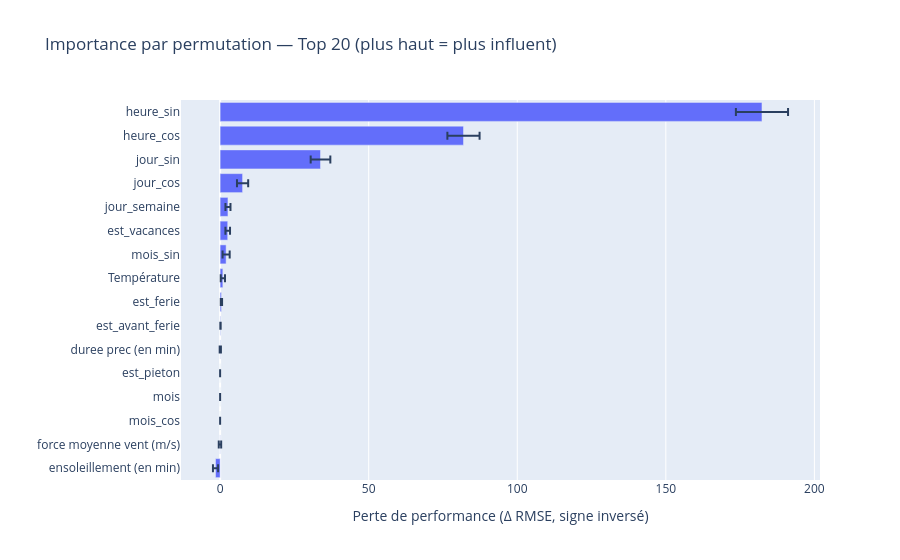

Source (notebook cell):
### Code cell
from sklearn.inspection import permutation_importance
import pandas as pd
import numpy as np
import plotly.express as px

# 1) Importance par permutation sur le pipeline complet (prétraitements inclus)
perm = permutation_importance(
    estimator=pipe,
    X=X_test,
    y=y_test,
    n_repeats=20,
    random_state=42,
    scoring='neg_root_mean_squared_error'  # cohérent avec votre RMSE
)

imp_df = (
    pd.DataFrame({
        'feature': features,
        'importance_mean': perm.importances_mean,
        'importance_std': perm.importances_std
    })
    .sort_values('importance_mean', ascending=False)
)

print(imp_df.head(20))

# 2) Bar chart Plotly (top 20)
topk = imp_df.head(20).sort_values('importance_mean', ascending=True)
fig = px.bar(
    topk,
    x='importance_mean', y='feature',
    error_x='importance_std',
    orientation='h',
    title='Importance par permutation — Top 20 (plus haut = plus influent)'
)
fig.update_layout(xaxis_title="Perte de performance (Δ RMSE, signe inversé)", yaxis_title="")
fig.show()

### Figure 1 — Plotly figure (JSON) as saved in the notebook; plotly's stock layout.template omitted (floating-point values rounded to 4 significant figures)
{"data": [{"error_x": {"array": [0.8689, 0.4065, 0.0, 0.0, 0.0, 0.2055, 0.05682, 0.2173, 0.7171, 1.197, 0.7744, 0.8443, 1.884, 3.306, 5.417, 8.776]}, "hovertemplate": "importance_mean=%{x}<br>feature=%{y}<extra></extra>", "legendgroup": "", "marker": {"color": "#636efa", "pattern": {"shape": ""}}, "name": "", "orientation": "h", "showlegend": false, "textposition": "auto", "type": "bar", "x": [-1.544, -0.05157, 0.0, 0.0, 0.0, 0.0607, 0.1263, 0.4397, 0.9217, 2.02, 2.557, 2.638, 7.559, 33.78, 81.9, 182.4], "xaxis": "x", "y": ["ensoleillement (en min)", "force moyenne vent (m/s)", "mois_cos", "mois", "est_pieton", "duree prec (en min)", "est_avant_ferie", "est_ferie", "Température", "mois_sin", "est_vacances", "jour_semaine", "jour_cos", "jour_sin", "heure_cos", "heure_sin"], "yaxis": "y"}], "layout": {"barmode": "relative", "legend": {"tracegroupgap": 0}, "title": {"text": "Importance par permutation — Top 20 (plus haut = plus influent)"}, "xaxis": {"anchor": "y", "domain": [0, 1], "title": {"text": "Perte de performance (Δ RMSE, signe inversé)"}}, "yaxis": {"anchor": "x", "domain": [0, 1], "title": {"text": ""}}}}
